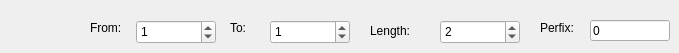
     <widget class="QWidget" name="tab_16">
      <attribute name="title">
       <string>Counter</string>
      </attribute>
      <widget class="QLabel" name="label_30">
       <property name="geometry">
        <rect>
         <x>90</x>
         <y>20</y>
         <width>60</width>
         <height>16</height>
        </rect>
       </property>
       <property name="text">
        <string>From:</string>
       </property>
      </widget>
      <widget class="QSpinBox" name="txtDIConLen">
       <property name="geometry">
        <rect>
         <x>440</x>
         <y>20</y>
         <width>80</width>
         <height>24</height>
        </rect>
       </property>
       <property name="maximum">
        <number>100000</number>
       </property>
       <property name="singleStep">
        <number>1</number>
       </property>
       <property name="value">
        <number>2</number>
       </property>
      </widget>
      <widget class="QLabel" name="label_45">
       <property name="geometry">
        <rect>
         <x>370</x>
         <y>20</y>
         <width>60</width>
         <height>21</height>
        </rect>
       </property>
       <property name="text">
        <string>Length:</string>
       </property>
      </widget>
      <widget class="QSpinBox" name="txtDIConFrom">
       <property name="geometry">
        <rect>
         <x>136</x>
         <y>20</y>
         <width>80</width>
         <height>24</height>
        </rect>
       </property>
       <property name="maximum">
        <number>100000</number>
       </property>
       <property name="value">
        <number>1</number>
       </property>
      </widget>
      <widget class="QLabel" name="label_46">
       <property name="geometry">
        <rect>
         <x>230</x>
         <y>20</y>
         <width>60</width>
         <height>16</height>
        </rect>
       </property>
       <property name="text">
        <string>To:</string>
       </property>
      </widget>
      <widget class="QLabel" name="label_47">
       <property name="geometry">
        <rect>
         <x>540</x>
         <y>20</y>
         <width>60</width>
         <height>16</height>
        </rect>
       </property>
       <property name="text">
        <string>Perfix:</string>
       </property>
      </widget>
      <widget class="QLineEdit" name="txtDIConPer">
       <property name="geometry">
        <rect>
         <x>590</x>
         <y>20</y>
         <width>80</width>
         <height>21</height>
        </rect>
       </property>
       <property name="text">
        <string>0</string>
       </property>
      </widget>
      <widget class="QSpinBox" name="txtDIConTo">
       <property name="geometry">
        <rect>
         <x>270</x>
         <y>20</y>
         <width>80</width>
         <height>24</height>
        </rect>
       </property>
       <property name="maximum">
        <number>100000</number>
       </property>
       <property name="value">
        <number>1</number>
       </property>
      </widget>
     </widget>
